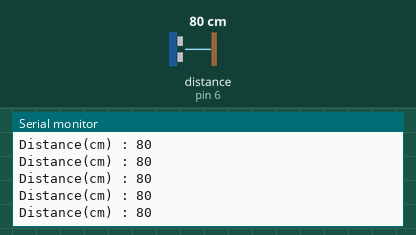
This sketch was run on a simulated Arduino Uno, built with avr-gcc and run on an emulated ATmega328P. Shown: the last lines printed to the serial monitor. Wiring (inferred from the names in the program): ultrasonic range finder: trigger pin 7; echo pin 6. Inputs (shaded band) come from the test bench; at power-on: distance to the obstacle (sensor on pin 6) 80 cm. The echo pulse lasts 58.3 µs per cm.

Above: at 1.2 s.
1.3 s: distance to the obstacle (sensor on pin 6) set to 2 cm
At 1.38 s:
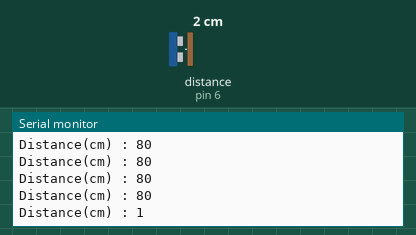
4.3 s: distance to the obstacle (sensor on pin 6) set to 4 cm
At 4.3 s:
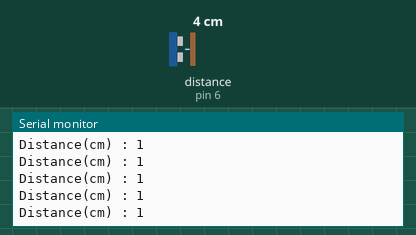
5.8 s: distance to the obstacle (sensor on pin 6) set to 35 cm
At 5.82 s:
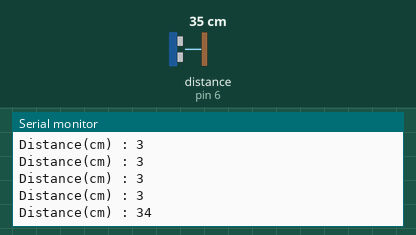
Timing chart, 0 to 8.8 s (numbered marks = the images above; inputs shaded):
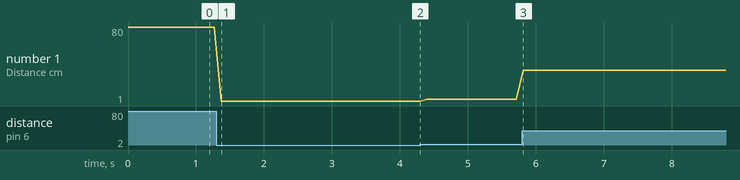

The sketch:

distance.ino
```cpp
int distance;

int triggerPin = 7;
int echoPin = 6;

void setup() {
  Serial.begin(9600);
  pinMode(triggerPin, OUTPUT);
  pinMode(echoPin, INPUT);

}

void loop() {

  // 트리거 핀으로 펄스 값 출력
  digitalWrite(triggerPin, HIGH);
  delayMicroseconds(10);
  digitalWrite(triggerPin, LOW);

  distance = pulseIn(echoPin, HIGH) / 58;

  Serial.println("Distance(cm) : " + String(distance));

  delay(100);

}
```

Measured:
- after the input at 1.3 s, the serial monitor: prints a new line after 0.07 s (image 1)
- after the input at 5.8 s, the serial monitor: prints a new line at once (image 3)
- plotted number 1: 80 → 1 after the input at 1.3 s, 1 → 3 after the input at 4.3 s, 3 → 34 after the input at 5.8 s
